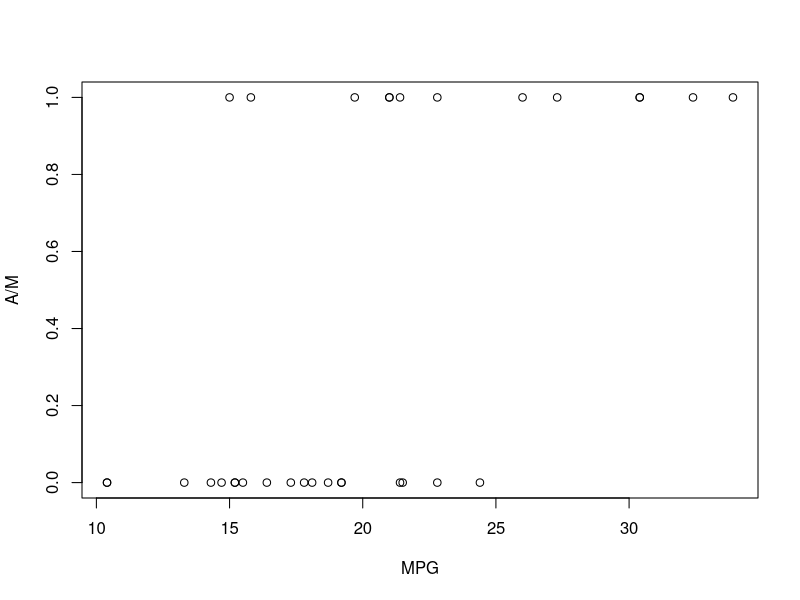

Write the R code that produced this figure.
#Data
mtcars

#Set Vars
y <- trans <- mtcars$am # (0=auto,1=manual)
x1 <- mileage <- mtcars$mpg
cor_yx1 <- cor(y,x1)
glm_yx1 <- glm(y~x1, family = binomial)
sumGLM_yx1 <- summary(glm_yx1)

#Visualizations
splot <- plot(y~x1, xlab="MPG", ylab = "A/M")

#Exectution
splot
cor_yx1
glm_yx1
sumGLM_yx1
Sys.Date()




#1) Scatter plot created
#2) Based on the graph you can tell the relation is binary in nature, in this instance having a y value of 0 or 1.
    #This cannot be properly analyzed through linear regression as linear regressions require the dependent variable
    #to be continous, not categorical. 